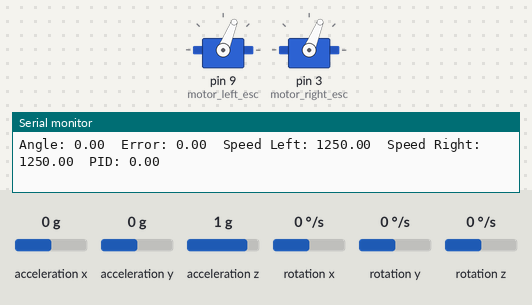
The sketch below on a simulated Arduino Uno, built with avr-gcc and run on an emulated ATmega328P. Shown: 2 × servo, the last lines printed to the serial monitor. Wiring (inferred from the names in the program): MPU-6050 motion sensor at I2C address 0x68. The test bench sets the inputs (shaded band); at power-on: acceleration x 0 g, acceleration y 0 g, acceleration z 1 g, rotation x 0 °/s, rotation y 0 °/s, rotation z 0 °/s.

Above: at 6.3 s.
6.4 s: acceleration x set to -1.4 g
At 7.7 s:
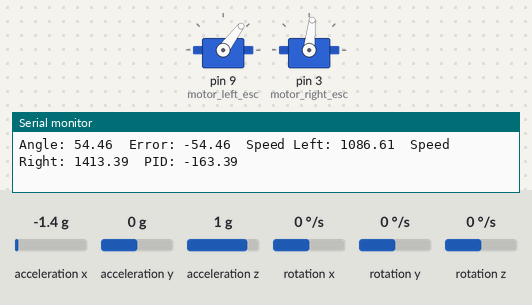
8.0 s: acceleration y set to -1.4 g
At 8.1 s:
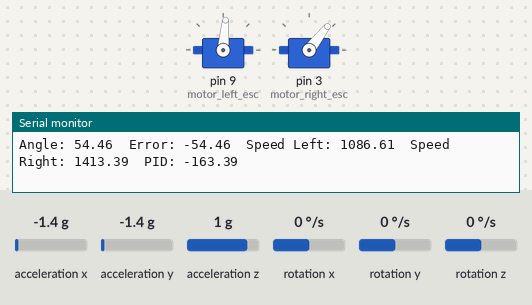
9.6 s: acceleration z set to -1.4 g
At 10.9 s:
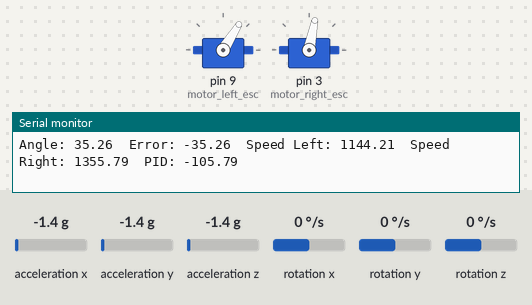
11.3 s: acceleration x set to 1.4 g
At 12.0 s:
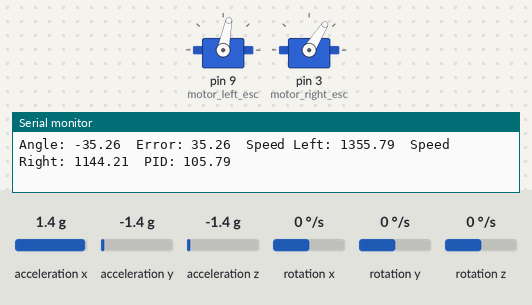
Timing chart, 0 to 13.9 s (numbered marks = the images above; inputs shaded):
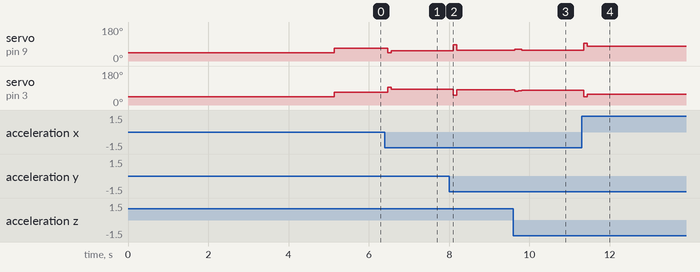

Measured:
- after the input at 6.4 s, servo on pin 9 (motor_left_esc): 68° → 44° after 0.07 s, → 53° 0.09 s later; servo on pin 3 (motor_right_esc): 68° → 93° after 0.07 s, → 84° 0.09 s later
- after the input at 8.0 s, servo on pin 9 (motor_left_esc): 53° → 85° after 0.10 s, → 57° 0.09 s later; servo on pin 3 (motor_right_esc): 84° → 52° after 0.10 s, → 80° 0.09 s later
- after the input at 9.6 s, servo on pin 9 (motor_left_esc): 57° → 62° at once, → 61° 0.09 s later, → 58° 0.09 s later; servo on pin 3 (motor_right_esc): 80° → 74° at once, → 76° 0.09 s later, → 79° 0.09 s later
- after the input at 11.3 s, servo on pin 9 (motor_left_esc): 58° → 93° after 0.05 s, → 79° 0.09 s later; servo on pin 3 (motor_right_esc): 79° → 44° after 0.05 s, → 58° 0.09 s later

The sketch:

pid_1D.ino
```cpp
#include <Servo.h>
#include <MPU6050_tockn.h>
#include <Wire.h>

MPU6050 mpu6050(Wire, 0.02, 0.98); // Complementary filter coeffs [0.02 ACC, 0.98 GYRO]

// --- Controller Constants ----

#define K_P 3. // P constant  //pdb
#define K_D 1.7 // D constant //1.2
#define K_I 0 // I constant //0.4

// -----------------------------M

#define THROTTLE_BASE_VAL 1250.0
#define MIN_MOTOR_VAL 1000
#define MAX_MOTOR_VAL 1500 //Motor clamping saturation limit

//Motor pin numbers
int motor_left_esc = 9;
int motor_right_esc = 3;

Servo motor_L;
Servo motor_R;

//Variables
float desired_angle = 0;
float throttle = THROTTLE_BASE_VAL; //initial speed of the motors, used in the end - RANDOM

float error; float prev_error = 0; float error_sum = 0; //cumulative error for the Integral part

float c_time; //current time
float prev_time, elapsed_time;

float pid_p, pid_i, pid_d, PID;
float motor_L_speed, motor_R_speed;

long acc_x, acc_y, acc_z;
float c_angle; //current angle (most recent measurement)


void setup(){

    //MOTOR ARM
    //Sending initial stop signal to the motors
    // digitalWrite(motor_left_esc, 0); //We need to have them low before attaching, otherwise
    // digitalWrite(motor_right_esc, 0); //when arduino powers on they go crazy and then turn off (Safety Measure!!)
    // delay(100);
    motor_L.attach(motor_left_esc);
    motor_R.attach(motor_right_esc);
    motor_L.writeMicroseconds(1000);
    motor_R.writeMicroseconds(1000);
    delay(1000);

    //Initialization
    Serial.begin(9600);
    Wire.begin();
    mpu6050.begin();

    //Configuring DLPF (Digital Low Pass Filter)
    Wire.beginTransmission(0b1101000); //Choosing 4th filter available (Sec. 4.6 Register 26)
    Wire.write(0x1A);
    Wire.write(0b00000100);
    Wire.endTransmission(); delay(100);

    mpu6050.calcGyroOffsets(true);

    //Start counting time in milliseconds
    c_time = millis();

    delay(1000);
    //They say that we have to give 1000ms to the ESCs and after that we connect to battery
    //Otherwise they might get into configuration mode or not activate at all.

}

void loop(){

    //Keeping track of time
    prev_time = c_time;
    c_time = millis();
    elapsed_time = (c_time - prev_time) / 1000; //time passed in [sec]

    //Reading sensor angle
    mpu6050.update();
    // c_angle = mpu6050.getAngleY(); //current angle
    c_angle = getAngleFiltered('Y');

    //Calculating error
    error = desired_angle - c_angle; //current error
    error_sum += (error + prev_error) / 2 * elapsed_time; //Integration method: Trapezoidal Rule

    // ----- P I D CONTROLLER --------

    pid_p = K_P * error;
    pid_d = K_D * (error - prev_error) / elapsed_time;
    pid_i = K_I * error_sum;

    PID = pid_p + pid_i + pid_d;

    // -----------------------------

    /*
        Since motor speed goes from 1000 to 2000, the maximun we could add from
        stop (1000) is 1000 and the max we could substract from top speed (2000)
        is -1000. So, we expect the pid result values to vary from -1000 to 1000.
    */
    PID = constrain(PID, -1000, 1000);

    //Writing final calculated motor speed
    motor_L_speed = constrain(throttle + PID, MIN_MOTOR_VAL, MAX_MOTOR_VAL); //Clamping saturation limit
    motor_R_speed = constrain(throttle - PID, MIN_MOTOR_VAL, MAX_MOTOR_VAL);
    motor_L.writeMicroseconds(motor_L_speed);
    motor_R.writeMicroseconds(motor_R_speed);


    //Serial Monitor Data Output
    Serial.print("Angle: "); Serial.print(c_angle);
    Serial.print("  Error: "); Serial.print(error);
    Serial.print("  Speed Left: "); Serial.print(motor_L_speed);
    Serial.print("  Speed Right: "); Serial.print(motor_R_speed);
    Serial.print("  PID: "); Serial.print(PID);
    // Serial.print(c_angle);
    Serial.println(" ");

    //Keeping current error in memory
    prev_error = error;

    //Final delay before next iteration
    delay(10);
}


//---------- ASSISTING FUNCTIONS -------------

/*
    MOVING AVERAGE FILTER
    Just measures some angles and returns the average.
    For eg, if count = 3:

                 angle[t] +  angle[t+1]  +  angle[t+2]
        result = -------------------------------------
                                 3

    It can be done with as many angle measurements as we want.
    There is a delay of 5 mSec in between (randomly choosen small value)

*/
float getAngleFiltered(char direction){

    int count = 3;
    float result_angle = 0;

    for (int i = 0; i < count; ++i)
    {
        mpu6050.update();
        if (direction == 'X'){
            result_angle += mpu6050.getAngleX();
        } else if (direction == 'Y'){
            result_angle += mpu6050.getAngleY();
        } else {
            Serial.println("Error in the direction specified (getAngleFiltered)\n");
            return 0.0;
        }
        delay(10);
    }

    result_angle /= count;

    return result_angle;

}
```
